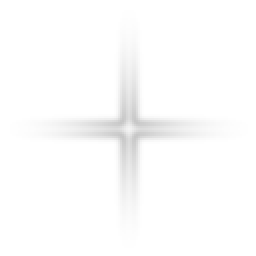
#> input picture AethonMod/Content/Effects/GlowRay.png, 128 x 128 px, found by its file name (shown 2 times larger); the run also reads 2 pictures not shown here
$ python mock_blackhole_v609.py
#> lines starting #> are read from the running program, lines starting #| are printed output that depends on the picture; after the words box and inside, x2 and y2 are one past the last pixel; in counts of white or black regions, pixels touching at a corner belong together
#!/usr/bin/env python3
"""
mock_blackhole_v609.py — Prototipo del NUEVO renderizador del agujero negro
carmesí (v6.09) según la referencia del usuario.

Simula EXACTAMENTE el algoritmo que se porta a C# (CrimsonBlackHoleRenderer):
las mismas capas, las mismas fórmulas de BlackHolePhysics y las MISMAS
texturas del mod (SoftGlow, Ring, GlowRay, BlackDisk) con muestreo BILINEAR
y supersampling (como el LinearClamp del SpriteBatch real).

Estructura calibrada con mediciones píxel-exactas de la referencia:
  · Esfera negra: R_sh, negro profundo
  · Anillo de fotones: 1.26·R_sh (fijo, blanco) + eco lensado a 1.75·R_sh
  · Halo de fotones recortado por la esfera (bloom pegado a la silueta)
  · Disco: borde interno CALIENTE 2.2·R_sh SOLO en el lado cercano (cruza
    por delante de la esfera a +0.76·R_sh bajo el centro); el lado lejano
    nace a 2.7·R_sh → "foso" oscuro sobre el eje mayor (como la referencia);
    cuerpo hasta el PICO a 4.6·R_sh y fade a 6.6·R_sh
  · Elipse b/a = 0.345; el arco superior atenuado; Doppler izq. +; Kepler
"""
import math
import numpy as np
from PIL import Image

BASE = "/home/z/my-project/AethonMod/AethonMod/Content/Effects"

# ==================== PARÁMETROS (idénticos al C#, en ×R_sh) ====================
R_SH = 38.0          # radio de la sombra en px (escala 1)
RATIO = 0.345        # achatado de la elipse del disco (b/a)
R_RIM = 2.20         # borde interno caliente — SOLO lado cercano (×R_sh)
R_IN = 2.55          # inicio del cuerpo del disco (×R_sh)
R_FAR_IN = 2.70      # borde interno del lado LEJANO (×R_sh) → foso en el eje
R_OUT = 6.50         # fade exterior (×R_sh)
R_PEAK = 4.60        # radio del brillo máximo (×R_sh)
RINGS = 32           # líneas de corriente del disco
CAP_W = 0.68         # grosor de cápsula (×R_sh)
SEG_LEN = 0.68       # paso angular objetivo (×R_sh de arco)
FAR_TOP = 0.58       # atenuación SOLO del arco superior (lejano)
DOPPLER = 0.30       # contraste Doppler (izq +, der −)
TIME = 2.0           # instante simulado

RING1_R, RING1_A = 1.28, 255   # anillo de fotones principal (fijo a la sombra)
RING2_R, RING2_A = 1.78, 235   # eco lensado (imagen secundaria)
RING3_R, RING3_A = 2.05, 90    # tercer susurro de eco

# ==================== TEXTURAS REALES ====================
tex_softglow = np.asarray(Image.open(f"{BASE}/Procedural/SoftGlow.png")).astype(np.float32) / 255.0
tex_ring = np.asarray(Image.open(f"{BASE}/Procedural/Ring.png")).astype(np.float32) / 255.0
tex_ray = np.asarray(Image.open(f"{BASE}/GlowRay.png")).astype(np.float32) / 255.0
tex_disk = np.asarray(Image.open(f"{BASE}/Procedural/BlackDisk.png")).astype(np.float32) / 255.0
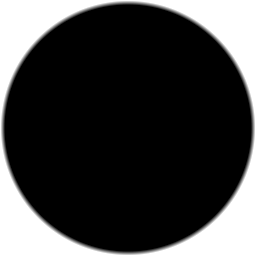
#> input picture Content/Effects/Procedural/BlackDisk.png, 256 x 256 px, found by its file name


def hash01(seed, a, b):
    h = (seed * 374761393 + a * 668265263 + b * 1911520717) & 0xFFFFFFFF
    if h >= 2**31: h -= 2**32
    h ^= (h >> 13)
    h = (h * 1274126177) & 0xFFFFFFFF
    if h >= 2**31: h -= 2**32
    h ^= (h >> 16)
    return (h & 0xFFFFFF) / 16777216.0


def smoothstep(e0, e1, x):
    t = min(1.0, max(0.0, (x - e0) / (e1 - e0)))
    return t * t * (3 - 2 * t)


def disk_brightness(u):
    """Perfil radial del disco: borde caliente → carril → pico → fade."""
    if u < R_RIM or u > R_OUT:
        return 0.0
    if u < R_IN:      # borde interno caliente
        return 0.80
    pts = [(R_IN, 0.30), (3.2, 0.55), (3.8, 0.80), (R_PEAK, 1.0),
           (5.3, 0.82), (5.5, 0.52), (5.9, 0.22), (R_OUT, 0.08)]
    for i in range(len(pts) - 1):
        if pts[i][0] <= u <= pts[i + 1][0]:
            t = (u - pts[i][0]) / (pts[i + 1][0] - pts[i][0])
            return pts[i][1] + t * (pts[i + 1][1] - pts[i][1])
    return 0.0


def disk_color(u):
    """Rampa cromática radial NEÓN: borde blanco-rosado → carmesí vivo →
    fucsia → MAGENTA (pico) → fucsia → carmesí apagado."""
    pts = [
        (R_RIM, (255, 214, 240)),
        (2.55, (255, 42, 122)),
        (3.20, (255, 66, 168)),
        (3.80, (255, 88, 232)),
        (R_PEAK, (255, 105, 255)),
        (5.30, (255, 78, 212)),
        (5.90, (224, 32, 84)),
        (R_OUT, (142, 22, 54)),
    ]
    for i in range(len(pts) - 1):
        if pts[i][0] <= u <= pts[i + 1][0]:
            t = (u - pts[i][0]) / (pts[i + 1][0] - pts[i][0])
            c0, c1 = pts[i][1], pts[i + 1][1]
            return tuple(c0[k] + t * (c1[k] - c0[k]) for k in range(3))
    return pts[-1][1] if u > R_OUT else pts[0][1]


class Canvas:
    """Lienzo float con blending aditivo/alfa y muestreo BILINEAR."""

    def __init__(self, w, h, bg=(16, 20, 49)):
        self.w, self.h = w, h
        self.buf = np.zeros((h, w, 3), dtype=np.float32)
        self.buf[:] = bg

    def _sample(self, tex, cx, cy, size_x, size_y, rot):
        th, tw = tex.shape[:2]
        sx, sy = size_x / tw, size_y / th
        cosr, sinr = math.cos(rot), math.sin(rot)
        ex, ey = abs(size_x * cosr) + abs(size_y * sinr), abs(size_x * sinr) + abs(size_y * cosr)
        x0, x1 = int(cx - ex / 2 - 1), int(cx + ex / 2 + 2)
        y0, y1 = int(cy - ey / 2 - 1), int(cy + ey / 2 + 2)
        x0, y0 = max(x0, 0), max(y0, 0)
        x1, y1 = min(x1, self.w), min(y1, self.h)
        if x0 >= x1 or y0 >= y1:
            return None
        ys, xs = np.mgrid[y0:y1, x0:x1]
        dx, dy = xs - cx, ys - cy
        lx = (dx * cosr + dy * sinr) / sx + tw / 2 - 0.5
        ly = (-dx * sinr + dy * cosr) / sy + th / 2 - 0.5
        # bilinear
        fx, fy = np.floor(lx), np.floor(ly)
        tx, ty = lx - fx, ly - fy
        fx, fy = fx.astype(np.int32), fy.astype(np.int32)
        fx1, fy1 = np.clip(fx + 1, 0, tw - 1), np.clip(fy + 1, 0, th - 1)
        fx, fy = np.clip(fx, 0, tw - 1), np.clip(fy, 0, th - 1)
        a00 = tex[fy, fx, 3]; a10 = tex[fy, fx1, 3]
        a01 = tex[fy1, fx, 3]; a11 = tex[fy1, fx1, 3]
        a = (a00 * (1 - tx) * (1 - ty) + a10 * tx * (1 - ty) +
             a01 * (1 - tx) * ty + a11 * tx * ty)
        inb = (lx >= -0.5) & (lx < tw - 0.5) & (ly >= -0.5) & (ly < th - 0.5)
        return (y0, y1, x0, x1, a, inb)

    def add_quad(self, tex, cx, cy, size_x, size_y, rot, color, alpha):
        s = self._sample(tex, cx, cy, size_x, size_y, rot)
        if s is None:
            return
        y0, y1, x0, x1, ta, inb = s
        a = ta * alpha
        for k in range(3):
            self.buf[y0:y1, x0:x1, k] += a * color[k]

    def alpha_quad(self, tex, cx, cy, size_x, size_y, rot, color, alpha):
        s = self._sample(tex, cx, cy, size_x, size_y, rot)
        if s is None:
            return
        y0, y1, x0, x1, ta, inb = s
        a = np.where(inb, ta * alpha, 0.0)
        dst = self.buf[y0:y1, x0:x1]
        for k in range(3):
            dst[:, :, k] = dst[:, :, k] * (1 - a) + color[k] * a

    def to_image(self):
        return Image.fromarray(np.clip(self.buf, 0, 255).astype(np.uint8))


def side_factor(sphi, u):
    """El arco superior (lejano) atenúa SOLO su región interna (u<5):
    el PICO del arco lejano brilla sobre la esfera como en la referencia;
    los extremos horizontales y el lado cercano quedan a pleno brillo."""
    if sphi >= 0:
        return 1.0
    far_dim = 0.55 + 0.45 * smoothstep(2.7, 5.0, u)
    topness = smoothstep(0.18, 0.85, -sphi)
    return 1.0 - (1.0 - far_dim) * topness


def render(time=TIME, r_sh=R_SH, seed=7, show_rays=True, stars=True):
    W, H = int(24.7 * r_sh), int(12.35 * r_sh)
    cv = Canvas(W, H)
    cx, cy = W / 2, H / 2
    cap_w = CAP_W * r_sh

    # ---------- 1. FONDO: halo ambiental + rayos cian ----------
    cv.add_quad(tex_softglow, cx, cy, 7.1 * r_sh, 7.1 * r_sh * RATIO * 1.6, 0,
                (110, 15, 48), 0.16)
    cv.add_quad(tex_softglow, cx, cy, 3.6 * r_sh, 3.6 * r_sh, 0, (145, 28, 64), 0.18)
    if show_rays:
        for i in range(18):
            ang = hash01(seed, i, 3) * math.tau + 0.10 * math.sin(time * 0.31 + i * 2.1)
            r0 = 2.1 * r_sh                                  # nacen fuera de la esfera
            r1 = (8.5 + 3.5 * hash01(seed, i, 9)) * r_sh     # cruzan el fondo entero
            mid = (r0 + r1) * 0.5
            ln = (r1 - r0) * 2.0        # el centro brillante cae a media longitud
            cv.add_quad(tex_ray, cx + math.cos(ang) * mid, cy + math.sin(ang) * mid,
                        ln, 0.18 * r_sh, ang, (58, 170, 255), 0.50)

    # ---------- DISCO — cápsulas por línea de corriente ----------
    def disk_pass(near_side):
        for ri in range(RINGS):
            u = R_RIM + (R_OUT - R_RIM) * ri / (RINGS - 1)
            r = u * r_sh
            b = disk_brightness(u)
            if b <= 0.01:
                continue
            # el lado LEJANO nace más lejos: el foso del eje mayor (referencia)
            if not near_side and u < R_FAR_IN:
                continue
            col = disk_color(u)
            omega = 1.5 * (R_PEAK / u) ** 1.5       # Kepler: ω ∝ r^-3/2
            n_seg = max(48, min(120, int(math.tau * r / (SEG_LEN * r_sh))))
            step = math.tau / n_seg
            grid_shift = hash01(seed, ri, 77) * step   # desalinea costuras
            cap_len = step * r * 2.2               # solapado → banda DENSA
            cap_w_side = cap_w * (0.72 if not near_side else 1.0)  # arco lejano COMPRIMIDO
            for si in range(n_seg):
                phi = si * step + grid_shift
                sphi = math.sin(phi)
                if near_side and sphi <= 0:
                    continue
                if (not near_side) and sphi > 0:
                    continue
                px = cx + r * math.cos(phi)
                py = cy + r * sphi * RATIO
                tx, ty = -math.sin(phi), RATIO * math.cos(phi)
                rot = math.atan2(ty, tx)
                # grano fino del plasma
                flick = 0.92 + 0.08 * math.sin(
                    7.0 * phi - omega * time * 2.5 + 2.3 * hash01(seed, ri, si))
                dop = 1.0 + DOPPLER * (-math.cos(phi))
                mult = b * flick * dop * side_factor(sphi, u)
                if not near_side:
                    mult *= 0.92
                # el borde interno caliente ARDE en el lado cercano
                if u < R_IN:
                    mult *= 0.35 + 0.65 * max(0.0, sphi)
                a = min(1.0, 1.02 * mult)
                c = list(col)
                if near_side and sphi > 0:
                    # núcleo del arco cercano más CLARO (rosa-blanco medido)
                    w = 0.22 * sphi
                    for k in range(3):
                        tgt = (255, 196, 255)[k]
                        c[k] = c[k] + (tgt - c[k]) * w
                elif not near_side and u < 3.1:
                    # borde del arco lejano más BLANCO (medido arriba)
                    w = 0.45 * (3.1 - u) / (3.1 - R_FAR_IN)
                    for k in range(3):
                        c[k] = c[k] + (255 - c[k]) * w
                cv.add_quad(tex_softglow, px, py, cap_len, cap_w_side, rot,
                            tuple(int(v) for v in c), a)

    disk_pass(near_side=False)  # 2. lado lejano (detrás de la esfera)

    # ---------- 3. COMPLEJO DEL ANILLO DE FOTONES (la esfera lo recorta) ----------
    cv.add_quad(tex_softglow, cx, cy, 4.2 * r_sh, 4.2 * r_sh, 0, (255, 196, 228), 0.26)
    cv.add_quad(tex_softglow, cx, cy, 3.3 * r_sh, 3.3 * r_sh, 0, (255, 214, 238), 0.42)
    cv.add_quad(tex_softglow, cx, cy, 2.7 * r_sh, 2.7 * r_sh, 0, (255, 224, 244), 0.62)

    # ---------- 4. ESFERA NEGRA (opaca, negro profundo) ----------
    cv.alpha_quad(tex_disk, cx, cy, 2 * r_sh, 2 * r_sh, 0, (0, 0, 0), 1.0)

    # ---------- 5. ANILLOS DE FOTONES (banda sólida + eco, como la ref) ----------
    ring_pulse = 0.90 + 0.10 * math.sin(time * 2.3)
    # banda principal sólida 1.16-1.49 (rungs solapados)
    for rr, aa, col in [(1.16, 150, (255, 248, 253)), (1.22, 245, (255, 250, 254)),
                        (1.28, 255, (255, 253, 255)), (1.34, 255, (255, 253, 255)),
                        (1.40, 225, (255, 247, 252)), (1.46, 175, (255, 240, 250)),
                        (1.56, 100, (255, 236, 248)), (1.62, 70, (255, 234, 247))]:
        s = 2.174 * rr * r_sh
        cv.add_quad(tex_ring, cx, cy, s, s, 0, col, (aa / 255) * ring_pulse)
    # eco lensado 1.68-1.95
    for rr, aa, col in [(1.68, 220, (255, 238, 249)), (1.75, 205, (255, 236, 248)),
                        (1.82, 165, (255, 232, 247)), (1.89, 120, (255, 228, 246)),
                        (1.96, 80, (255, 226, 245))]:
        s = 2.174 * rr * r_sh
        cv.add_quad(tex_ring, cx, cy, s, s, 0, col, aa / 255)
    # el eco ARQUEA por encima de la esfera (imagen lensada superior)
    cv.add_quad(tex_softglow, cx, cy - 1.62 * r_sh, 3.6 * r_sh, 1.5 * r_sh, 0,
                (255, 235, 248), 0.16)

    # ---------- 6. LADO CERCANO (cruza POR DELANTE de la esfera) ----------
    disk_pass(near_side=True)

    # ---------- 7. BLOOM ----------
    cv.add_quad(tex_softglow, cx, cy + R_PEAK * r_sh * RATIO * 0.72,
                6.8 * r_sh, 3.1 * r_sh * RATIO * 1.9, 0, (255, 150, 205), 0.30)
    cv.add_quad(tex_softglow, cx - 3.5 * r_sh, cy + 0.10 * r_sh,
                3.3 * r_sh, 1.5 * r_sh, -0.05, (255, 130, 190), 0.18)
    cv.add_quad(tex_softglow, cx, cy, 6.9 * r_sh, 6.9 * r_sh * RATIO * 1.55, 0,
                (255, 90, 170), 0.12)

    # estrellas de fondo (solo para comparar con la referencia)
    if stars:
        rng = np.random.default_rng(seed)
        for _ in range(38):
            x, y = int(rng.integers(0, W)), int(rng.integers(0, H))
            b = rng.uniform(120, 255)
            cv.buf[y, x] = [b, b, b]
    return cv.to_image()


if __name__ == "__main__":
    import sys
    out = sys.argv[1] if len(sys.argv) > 1 else \
        "/home/z/my-project/AethonMod/research/blackhole/mock_v609.png"
    # supersampling 2×: render grande + reducción (antialias como la GPU)
    img = render(r_sh=R_SH * 2, stars=False).resize(
        (940, 470), Image.LANCZOS)
#> in _sample, `a00 = tex[fy, fx, 3]`:
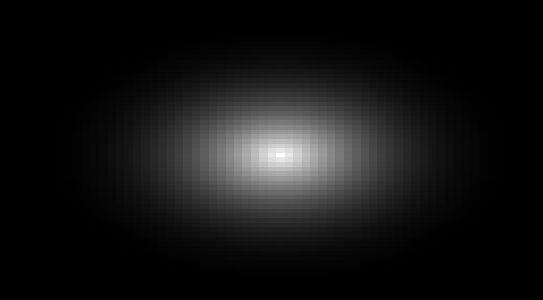
#> a00: shape (300, 543) float32; min 0, max 1, mean 0.0762
#> in add_quad, `s = self._sample(tex, cx, cy, size_x, size_y, rot)`: s = 6 items
#> in add_quad, `y0, y1, x0, x1, ta, inb = s`:
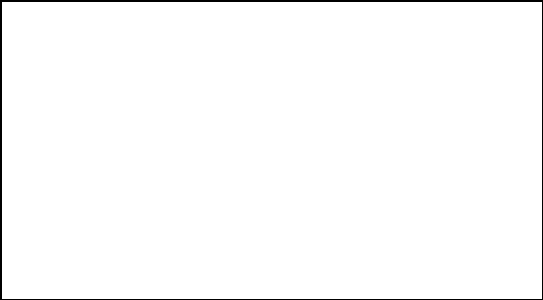
#> inb: shape (300, 543) bool; 98.5% white; 1 black region, box (x1, y1, x2, y2) and area: (0, 0, 543, 300) 2520
#> in add_quad, `y0, y1, x0, x1, ta, inb = s`: y0 = 319; y1 = 619; x0 = 667; x1 = 1210
#> call 2 of add_quad, with cx = 938.5, cy = 469, size_x = 273.6, size_y = 273.6, rot = 0, color = (145, 28, 64), alpha = 0.18
#> in add_quad (call 2), `y0, y1, x0, x1, ta, inb = s`: inb: shape (276, 277) bool; 97.8% white; 1 black region, box (x1, y1, x2, y2) and area: (0, 0, 277, 276) 1650
#> in add_quad (call 2), `y0, y1, x0, x1, ta, inb = s`: y0 = 331; y1 = 607; x0 = 800; x1 = 1077
#> after the loop in add_quad (call 2), `for k in range(3):`:
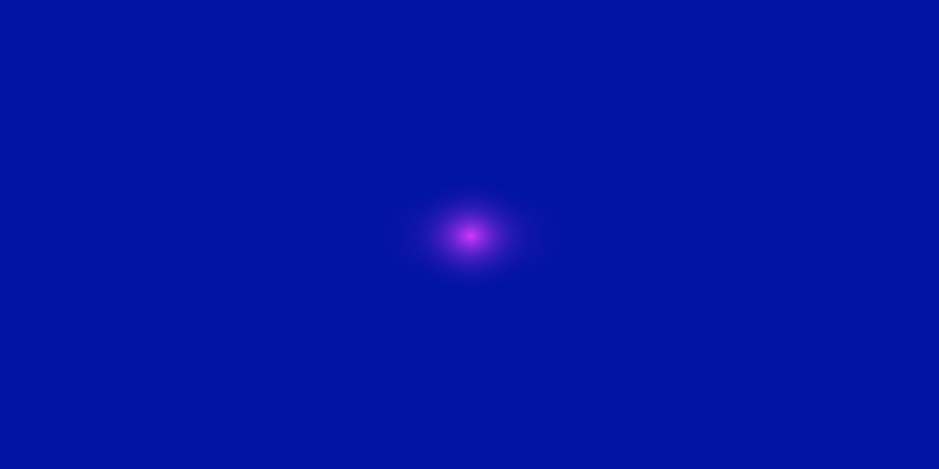
#> self.buf: shape (938, 1877, 3) float32 (shown at 1/2 size); mean of channels 0, 1, 2 16.2, 20, 48.3; drawn with min black and max white
#> the loop in render, `for i in range(18):` made 18 passes
#> pass 1, in _sample (call 3), `a00 = tex[fy, fx, 3]`:
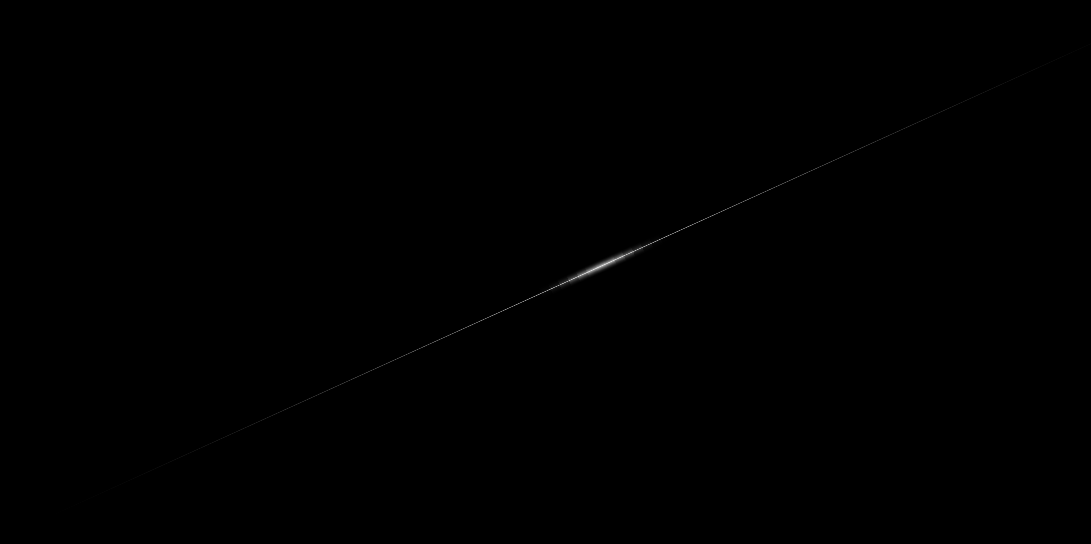
#> a00: shape (544, 1091) float32; min 0, max 0.89, mean 0.000723
#> the loop in disk_pass, `for ri in range(RINGS):` made 32 passes
#> (n_seg, step, grid_shift, cap_len) on passes 5 to 6: (48, 0.131, 0.0516, 60.29), (48, 0.131, 0.109, 63.33)
#> in alpha_quad, `y0, y1, x0, x1, ta, inb = s`: inb: shape (155, 155) bool; 96.2% white; 1 black region, box (x1, y1, x2, y2) and area: (0, 0, 155, 155) 921
#> the loop in render, `for rr, aa, col in [(1.68, 220, (255, 238, 249)), (1.75, 205, (255, 23..` made 5 passes
#> pass 1, in _sample (call 733), `ys, xs = np.mgrid[y0:y1, x0:x1]`:
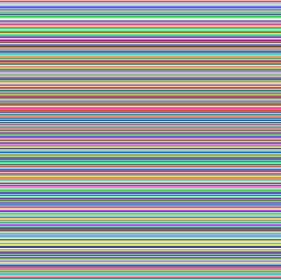
#> ys: shape (280, 281) int64; 280 distinct labels, from 329 to 608; one colour per label, 0 black
#> the loop in disk_pass (call 2), `for ri in range(RINGS):` made 32 passes
#> pass 1, in _sample (call 739), `dx, dy = xs - cx, ys - cy`:
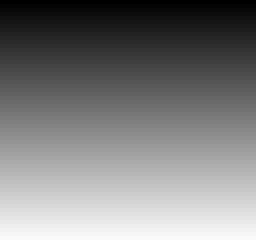
#> dy: shape (61, 64) float64 (shown 4 times larger); min -30.56, max 29.44, mean -0.6; drawn with min black and max white
    img2 = render(r_sh=R_SH * 2, stars=True).resize((940, 470), Image.LANCZOS)
    img2.save(out)
    print("guardado:", out, img2.size)
#| guardado: /home/z/my-project/AethonMod/research/blackhole/mock_v609.png (940, 470)

#> (the run stopped early here; a loop or call above may not have finished)
